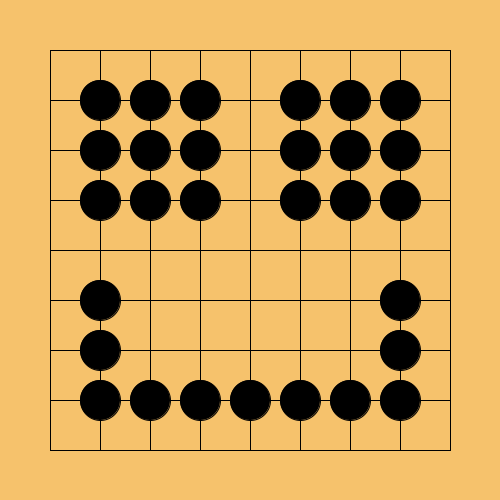
Frame 1 (no input)
Frame 60 (the mouse pressed at the canvas centre just before this capture): identical to frame 1, image omitted
Frame 120 (the mouse held since frame 60 and released just before this capture): identical to frame 1, image omitted

The Processing sketch that drew this single still picture (run headless with seeded random() and noise(); from frame 60 on, the mouse is pressed at the canvas centre):

// Processing sketch: week04_7
// ── week04_7.pde
void setup(){
  size(500,500);
}
int [][] go={
  {0,0,0,0,0,0,0,0,0},
  {0,1,1,1,0,1,1,1,0},
  {0,1,1,1,0,1,1,1,0},
  {0,1,1,1,0,1,1,1,0},
  {0,0,0,0,0,0,0,0,0},
  {0,1,0,0,0,0,0,1,0},
  {0,1,0,0,0,0,0,1,0},
  {0,1,1,1,1,1,1,1,0},
  {0,0,0,0,0,0,0,0,0}
}; //陣列9x9
void draw(){ // 迴圈
  background(246, 194, 108); //木頭色
  for(int i=1; i<=9; i++){//迴圈(畫很多線)
    line(50, 50*i, 450, 50*i); //拼湊出來的
    line(50*i, 50, 50*i, 450); //拼湊出來的
  }
  for(int i=0; i<9; i++){ //左手i 對應y座標
    for(int j=0; j<9; j++){ //右手j 對應x座標
      if( go[i][j]==1){
        fill(0); //1:黑棋
        ellipse(50+j*50, 50+i*50, 40, 40);
        }else if( go[i][j]==2){
          fill(255); //2:白棋
          ellipse(50+j*50, 50+i*50, 40, 40);
        }
    }
  }
}
